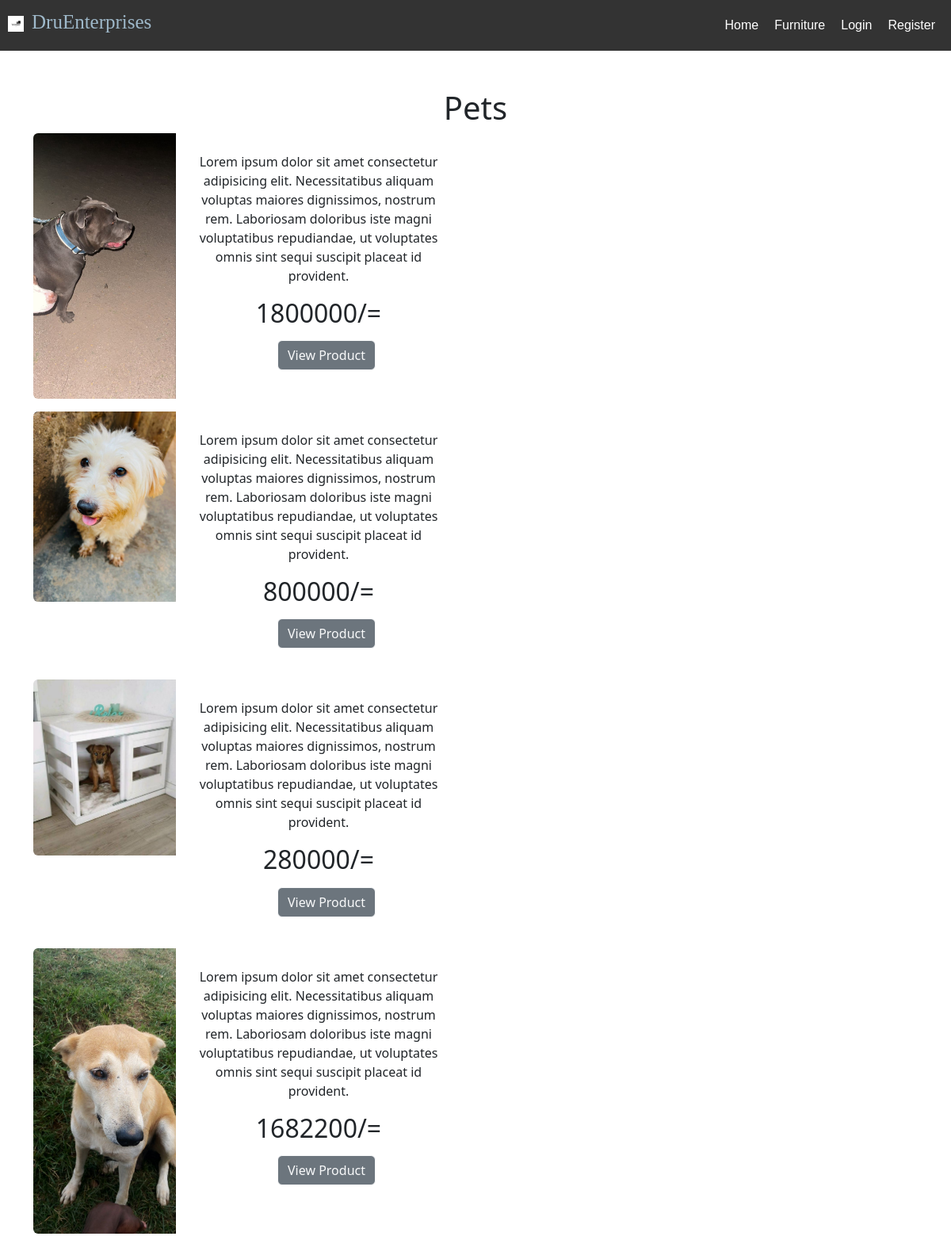
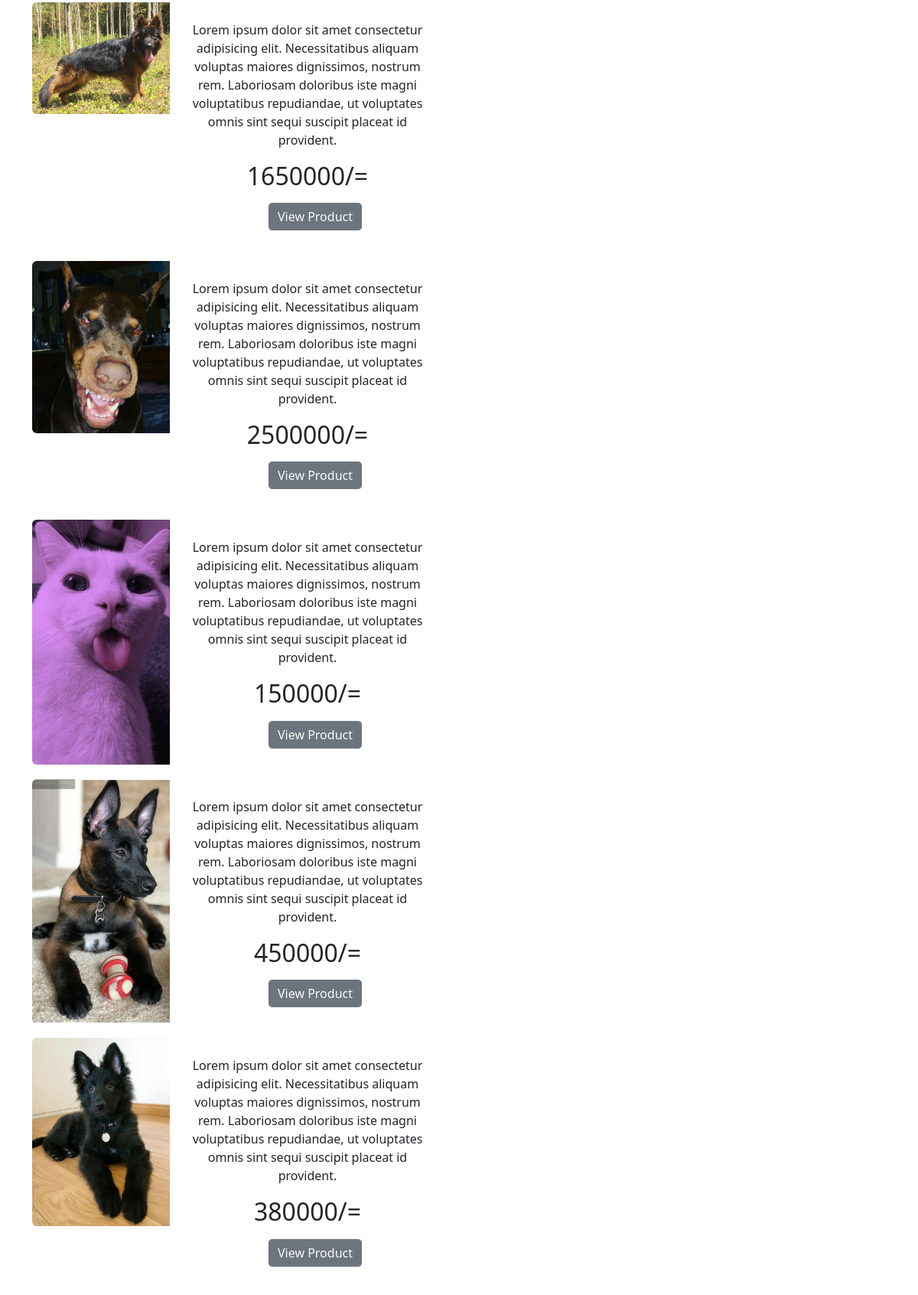
Screenshot of /category/Pets (upper part) with the database file from the repository (2 pictures, top to bottom).
### druu/models.py (models this page shows, shortened)
class Category(models.Model):
    name = models.CharField(max_length=50)
    def __str__(self):
        return self.name
    class Meta:
        verbose_name_plural = 'categories'

class Product(models.Model):
    name = models.CharField(max_length=100)
    price = models.IntegerField(default=0)
    category = models.ForeignKey(Category, on_delete=models.CASCADE, default=1)
    description = models.CharField(max_length=250, default='', null=True, blank=True)
    image = models.ImageField(upload_to="uploads/products/", default="")

### druu/views.py (the view)
# urls.py: path('category/<str:categories>', views.category, name='category'),
def category(request,categories):
    try:
        category = Category.objects.get(name=categories)
        products = Product.objects.filter(category=category)
        return render(request, 'products/category.html', {'products':products, 'category':category})
    except:
        messages.warning(request, "Category Doesn't exist...")
        return redirect('home')

### cart/context_processors.py (called while the page is built)
def cart(request):
    return {'cart':Cart(request)}

### druu/templates/products/category.html (shortened to what this page needs)
{% extends 'base.html' %}
{% block content %}
    <br><br>
    <div class="container">
        <center><strong><h1>{{ category }}</h1></strong>
        </center>
    </div>
    {% for product in products %}
    <div class="container">
        <div class="card mb-3" style="max-width: 540px;">
            <div class="row g-0">
                <div class="col-md-4">
                    <img src="{{ product.image.url }}" class="img-fluid rounded-start" alt="">
                </div>
                <div class="col-md-8">
                    <div class="card-body">
                        <center>
                        <p class="card-text" >Lorem ipsum dolor sit amet consectetur adipisicing elit. Necessitatibus aliquam voluptas maiores dignissimos, nostrum rem. Laboriosam doloribus iste magni voluptatibus repudiandae, ut voluptates omnis sint sequi suscipit placeat id provident.</p>
                        <h2 class="card-text" >{{ product.price }}/=</h2>
                        <button class="btn " style="margin-left: 20px;"><a><div><a class="btn btn-secondary btn-outline-light mt-auto"
                            href="{% url 'product' product.id %}">View Product</a>
                        </button>
                    </center>
                    </div>
                </div>
            </div>
        </div>
    </div>
    {% endfor %}
    <br><br><br><br>
{% endblock %}

### druu/static/style/style.css (style rules this page uses)
* { margin: 0; padding: 0; user-select: none; }

### druu/static/style/nav.css (style rules this page uses)
.card { border: none !important; }

### rows the page displays
Category: name "Pets"
Product: image (picture), price "1800000"
Product: image (picture), price "800000"
Product: image (picture), price "280000"
Product: image (picture), price "1682200"
Product: image (picture), price "1650000"
Product: image (picture), price "2500000"
Product: image (picture), price "150000"
Product: image (picture), price "450000"
Product: image (picture), price "380000"
